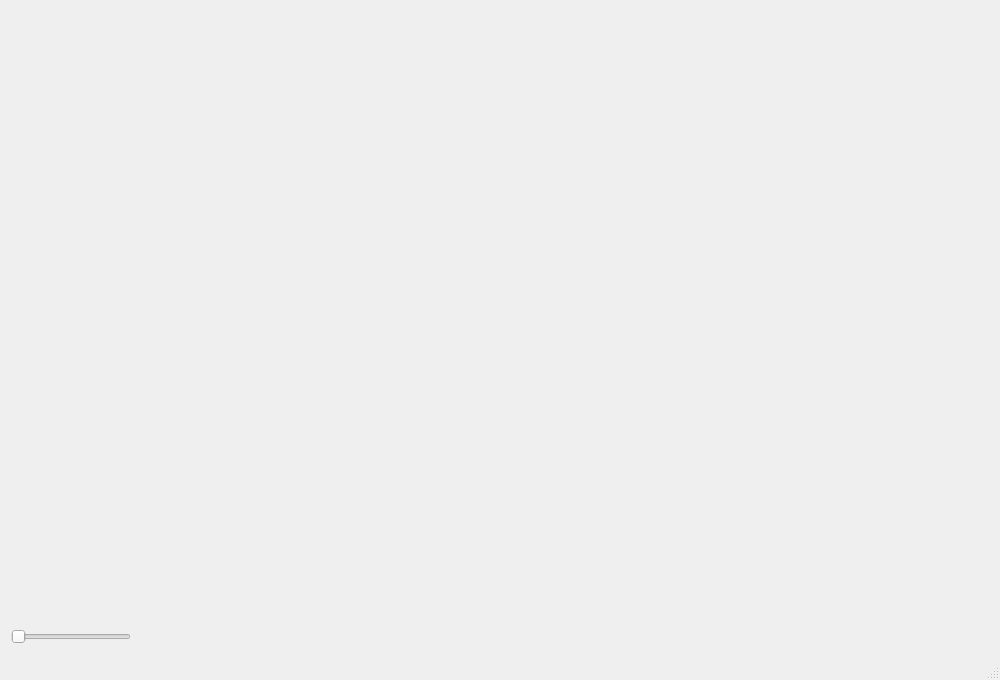
<?xml version="1.0" encoding="UTF-8"?>
<ui version="4.0">
 <class>MainWindow</class>
 <widget class="QMainWindow" name="MainWindow">
  <property name="geometry">
   <rect>
    <x>0</x>
    <y>0</y>
    <width>1000</width>
    <height>680</height>
   </rect>
  </property>
  <property name="windowTitle">
   <string>MainWindow</string>
  </property>
  <widget class="QWidget" name="centralWidget">
   <layout class="QVBoxLayout" name="verticalLayout">
    <item>
     <spacer name="verticalSpacer">
      <property name="orientation">
       <enum>Qt::Vertical</enum>
      </property>
      <property name="sizeHint" stdset="0">
       <size>
        <width>20</width>
        <height>40</height>
       </size>
      </property>
     </spacer>
    </item>
    <item>
     <layout class="QHBoxLayout" name="horizontalLayout">
      <item>
       <widget class="QSlider" name="horizontalSlider">
        <property name="sizePolicy">
         <sizepolicy hsizetype="Minimum" vsizetype="Fixed">
          <horstretch>0</horstretch>
          <verstretch>0</verstretch>
         </sizepolicy>
        </property>
        <property name="minimumSize">
         <size>
          <width>120</width>
          <height>0</height>
         </size>
        </property>
        <property name="orientation">
         <enum>Qt::Horizontal</enum>
        </property>
       </widget>
      </item>
      <item>
       <spacer name="horizontalSpacer">
        <property name="orientation">
         <enum>Qt::Horizontal</enum>
        </property>
        <property name="sizeHint" stdset="0">
         <size>
          <width>40</width>
          <height>20</height>
         </size>
        </property>
       </spacer>
      </item>
     </layout>
    </item>
   </layout>
  </widget>
  <widget class="QMenuBar" name="menuBar">
   <property name="geometry">
    <rect>
     <x>0</x>
     <y>0</y>
     <width>1000</width>
     <height>23</height>
    </rect>
   </property>
  </widget>
  <widget class="QToolBar" name="mainToolBar">
   <property name="maximumSize">
    <size>
     <width>0</width>
     <height>0</height>
    </size>
   </property>
   <attribute name="toolBarArea">
    <enum>TopToolBarArea</enum>
   </attribute>
   <attribute name="toolBarBreak">
    <bool>false</bool>
   </attribute>
  </widget>
  <widget class="QStatusBar" name="statusBar"/>
 </widget>
 <layoutdefault spacing="6" margin="11"/>
 <resources/>
 <connections/>
</ui>
